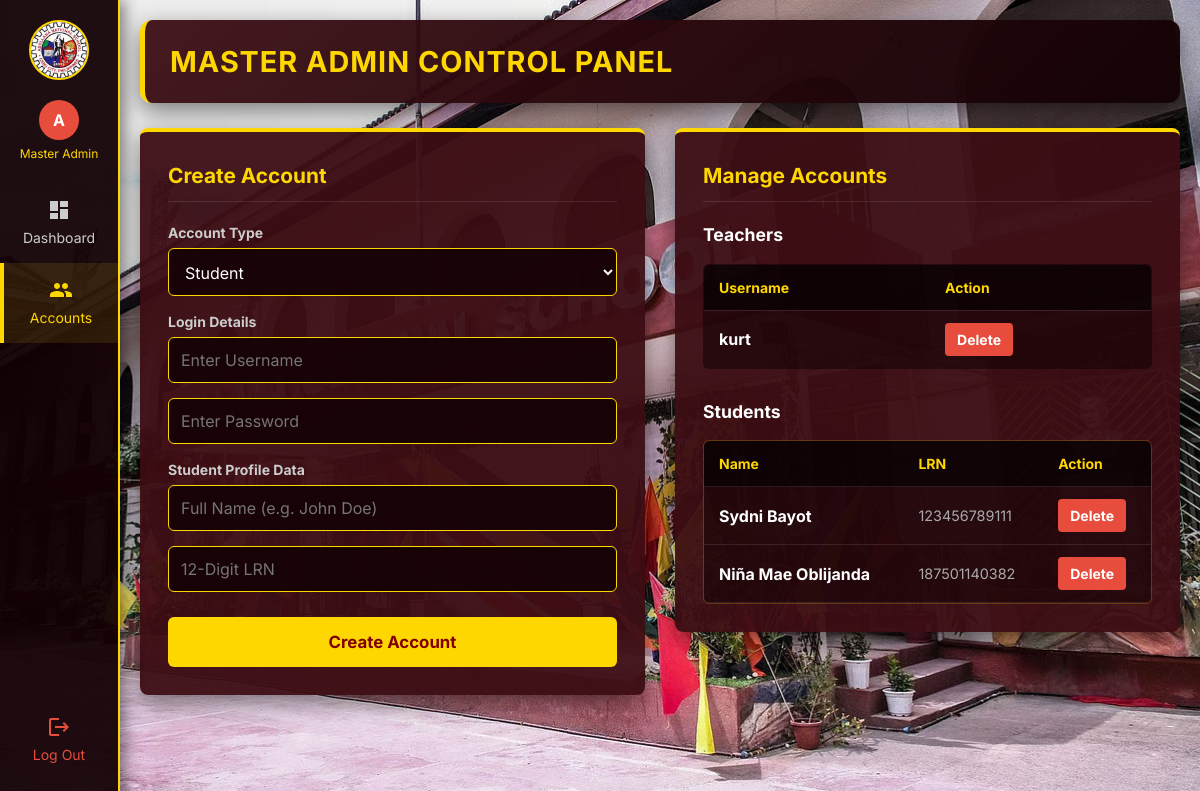
Before: /admin (signed in) with the older database file.
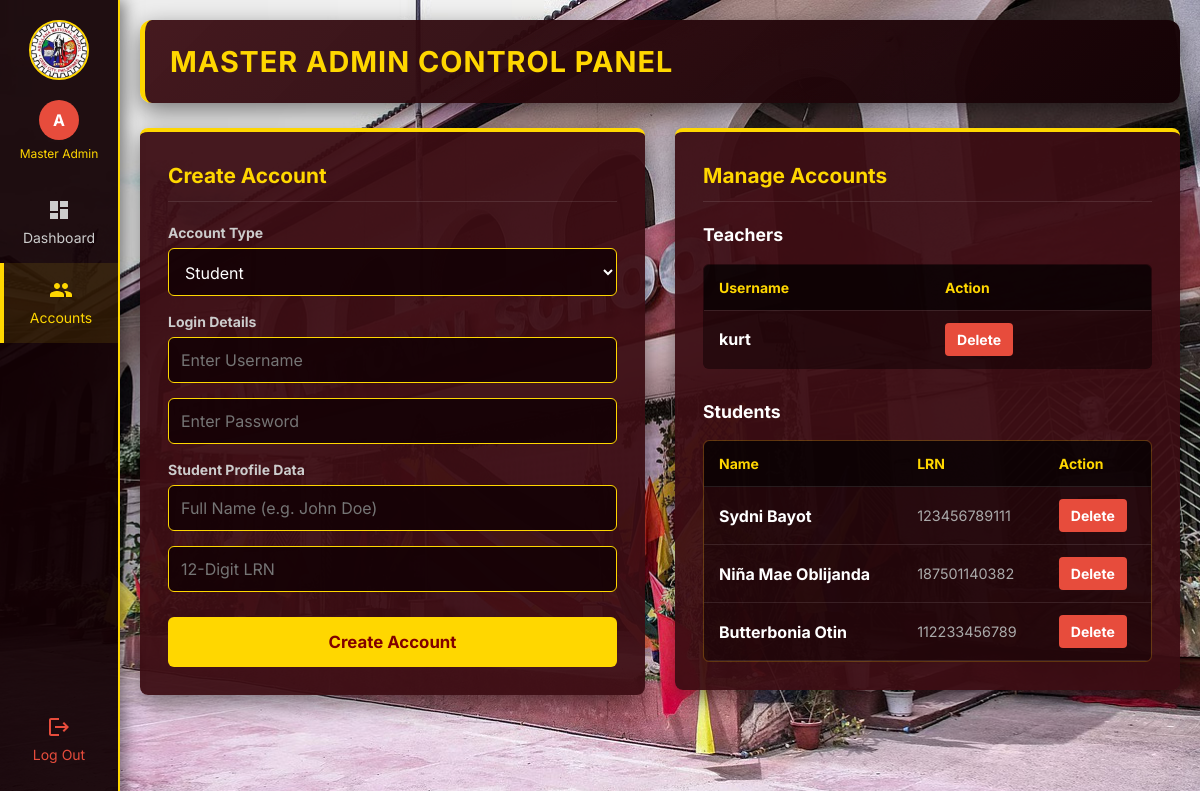
After: the same page with the newer database file.
### tables this page shows
CREATE TABLE teachers (id INTEGER PRIMARY KEY AUTOINCREMENT, username TEXT UNIQUE NOT NULL, password_hash TEXT NOT NULL, is_admin INTEGER DEFAULT 0, role TEXT DEFAULT 'teacher', full_name TEXT, staff_id TEXT);

CREATE TABLE students (id INTEGER PRIMARY KEY AUTOINCREMENT, lrn TEXT UNIQUE NOT NULL, username TEXT UNIQUE NOT NULL, password_hash TEXT NOT NULL, full_name TEXT NOT NULL, is_approved INTEGER DEFAULT 0, phone TEXT, profile_pic TEXT, section_id INTEGER, email TEXT, last_seen_ann INTEGER DEFAULT 0, last_seen_ev INTEGER DEFAULT 0);

### app.py (the view)
@app.route('/admin')
def admin_dashboard():
    denied = admin_required()
    if denied: return denied
    conn = get_db_connection()
    teachers = conn.execute('SELECT * FROM teachers WHERE is_admin = 0').fetchall()
    students = conn.execute('SELECT * FROM students').fetchall()
    conn.close()
    return render_template('admin_dashboard.html', teachers=teachers, students=students)

### app.py (called while the page is built, shortened)
def get_db_connection():
    conn = sqlite3.connect('database.db')
    conn.row_factory = sqlite3.Row
    return conn

def admin_required():
    if 'teacher_id' not in session:
        return redirect(url_for('teacher_login'))
    conn = get_db_connection()
    user = conn.execute('SELECT is_admin FROM teachers WHERE id = ?', (session['teacher_id'],)).fetchone()
    conn.close()
    if not user or user['is_admin'] != 1:
        return "Access Denied: Master Admins Only", 403
    return None

@app.before_request
def staff_guard():
    if 'teacher_id' not in session or request.endpoint in (None, 'static'):
        return None
    sid = session.get('staff_id')
    if session.get('teacher_role') == 'sslg' and request.endpoint not in SSLG_ALLOWED:
        return 'Access Denied: SSLG accounts can only post announcements and events.', 403
    return None

@app.after_request
def add_security_headers(response):
    response.headers['X-Content-Type-Options'] = 'nosniff'
    response.headers['X-Frame-Options'] = 'DENY'
    response.headers['Referrer-Policy'] = 'same-origin'
    return response

### templates/admin_dashboard.html (shortened to what this page needs)
<!DOCTYPE html>
<html lang="en">
<head>
    <link rel="stylesheet" href="{{ url_for('static', filename='style.css') }}">
</head>
<body style="background: url('{{ url_for('static', filename='bg.jpg') }}') no-repeat center center fixed; background-size: cover; background-color: #000; margin: 0; min-height: 100vh;">
    <aside class="permanent-sidebar">
        <img src="{{ url_for('static', filename='logo.jpg') }}" alt="Logo" style="width: 60px; height: 60px; border-radius: 50%; border: 2px solid #FFD700; margin-bottom: 20px; object-fit: cover;">
        <div style="width: 40px; height: 40px; background: #e74c3c; border-radius: 50%; display: flex; align-items: center; justify-content: center; font-weight: bold; color: white; margin-bottom: 5px;">A</div>
        <div style="color: #FFD700; font-size: 0.75rem; margin-bottom: 20px; text-align: center;">Master Admin</div>
        <a class="side-link" href="{{ url_for('teacher_dashboard') }}">
            <span class="side-icon" style="margin-bottom: 5px; display: flex;">
                <svg viewBox="0 0 24 24" width="24" height="24" fill="currentColor"><path d="M3 13h8V3H3v10zm0 8h8v-6H3v6zm10 0h8V11h-8v10zm0-18v6h8V3h-8z"/></svg>
            </span>
            Dashboard
        </a>
        <a class="side-link active" href="{{ url_for('admin_dashboard') }}">
            <span class="side-icon" style="margin-bottom: 5px; display: flex;">
            </span>
            Accounts
        </a>
        <a href="{{ url_for('logout') }}" class="side-link" style="margin-top: auto; margin-bottom: 20px; color: #e74c3c;" onclick="return confirm('Are you sure you want to log out of your account?');">
            <span class="side-icon" style="margin-bottom: 5px; display: flex;">
                <svg viewBox="0 0 24 24" width="24" height="24" fill="currentColor"><path d="M17 7l-1.41 1.41L18.17 11H8v2h10.17l-2.58 2.58L17 17l5-5zM4 5h8V3H4c-1.1 0-2 .9-2 2v14c0 1.1.9 2 2 2h8v-2H4V5z"/></svg>
            </span>
            Log Out
        </a>
    </aside>
    <div class="main-content-wrapper">
        <main class="view-section active-view">
            <div class="admin-wrap">
                <div class="page-header-box">
                    <h2>Master Admin Control Panel</h2>
                </div>
                <div class="admin-panel">
                    <div class="card">
                        <h2>Create Account</h2>
                        <form method="POST" action="{{ url_for('admin_add_user') }}" style="margin-top: 20px;">
                            <label class="field-label">Account Type</label>
                            <select name="role" id="roleSelect" class="lms-input" required onchange="toggleStudentFields()">
                                <option value="student">Student</option>
                            </select>
                            <label class="field-label">Login Details</label>
                            <input type="text" name="username" class="lms-input" placeholder="Enter Username" required>
                            <input type="password" name="password" class="lms-input" placeholder="Enter Password" required>
                            <div id="studentFields">
                                <label class="field-label">Student Profile Data</label>
                                <input type="text" name="full_name" class="lms-input" placeholder="Full Name (e.g. John Doe)">
                                <input type="text" name="lrn" class="lms-input" placeholder="12-Digit LRN">
                            </div>
                            <button type="submit" class="btn-gold" style="margin-top: 10px;">Create Account</button>
                        </form>
                    </div>
                    <div class="card">
                        <h2>Manage Accounts</h2>
                        <h3 style="color: white; margin: 20px 0 0 0; font-size: 1.1rem;">Teachers</h3>
                        <table>
                            <tr><th>Username</th><th>Action</th></tr>
                            {% for t in teachers %}
                            <tr>
                                <td><strong>{{ t.username }}</strong></td>
                                <td><form method="POST" action="{{ url_for('admin_delete_user', role='teacher', user_id=t.id) }}" style="margin:0;" onsubmit="return confirm('WARNING: Delete this teacher permanently?');"><button type="submit" class="danger-btn">Delete</button></form></td>
                            </tr>
                            {% endfor %}
                        </table>
                        <h3 style="color: white; margin: 30px 0 0 0; font-size: 1.1rem;">Students</h3>
                        <div class="table-scroll">
                            <table>
                                <tr><th>Name</th><th>LRN</th><th>Action</th></tr>
                                {% for s in students %}
                                <tr>
                                    <td><strong>{{ s.full_name }}</strong></td>
                                    <td style="color: #aaa; font-size: 0.9rem;">{{ s.lrn }}</td>
                                    <td><form method="POST" action="{{ url_for('admin_delete_user', role='student', user_id=s.id) }}" style="margin:0;" onsubmit="return confirm('WARNING: Delete this student permanently?');"><button type="submit" class="danger-btn">Delete</button></form></td>
                                </tr>
                                {% endfor %}
                            </table>
                        </div>
                    </div>
                </div>
            </div>
        </main>
    </div>
</body>
</html>

### static/style.css (style rules this page uses)
* { box-sizing: border-box; margin: 0; padding: 0; }
html, body { width: 100vw; min-height: 100vh; font-family: 'Inter', 'Segoe UI', Tahoma, Arial, sans-serif; line-height: 1.5; background-color: #000; color: #ffffff; display: flex; flex-direction: column; overflow-x: hidden; transition: background 0.4s ease; }
a { text-decoration: none; color: inherit; }
.view-section { width: 100% !important; max-width: 100% !important; min-width: 0 !important; margin: 0 !important; }
.view-section.active-view { display: flex; flex-direction: column; }
body { display: flex; flex-direction: row; }
.permanent-sidebar { width: 120px; height: 100vh; background: rgba(20, 2, 5, 0.95); border-right: 2px solid #FFD700; position: fixed; top: 0; left: 0; display: flex; flex-direction: column; align-items: center; padding-top: 20px; z-index: 1000; box-shadow: 4px 0 15px rgba(0,0,0,0.5); }
.main-content-wrapper { margin-left: 120px !important; width: calc(100vw - 120px) !important; min-height: 100vh; display: flex; flex-direction: column; box-sizing: border-box; overflow-x: hidden; }
.side-link { display: flex; flex-direction: column; align-items: center; color: #ccc; text-decoration: none; font-size: 0.875rem; padding: 15px 10px; width: 100%; transition: 0.2s; cursor: pointer; text-align: center; }
.side-link:hover, .side-link.active { background: rgba(255, 215, 0, 0.1); color: #FFD700; border-left: 4px solid #FFD700; }
.side-icon { font-size: 1.5rem; margin-bottom: 5px; }
button, input, select, textarea { font-family: inherit; }

### templates/admin_dashboard.html (style rules this page uses)
html { font-size: 16px; }
body, button, input, select, textarea { font-family: 'Inter', 'Segoe UI', Arial, sans-serif; }
body { font-size: 1rem; line-height: 1.5; -webkit-font-smoothing: antialiased; }
.page-header-box { background: linear-gradient(135deg, rgba(59, 13, 19, 0.95), rgba(20, 2, 5, 0.98)); padding: 20px 25px; border-radius: 12px; border-left: 5px solid #FFD700; box-shadow: 0 8px 24px rgba(0,0,0,0.5); margin-bottom: 25px; }
.page-header-box h2 { color: #FFD700; margin: 0; font-size: clamp(1.5rem, 4vw, 1.8rem); text-transform: uppercase; letter-spacing: 1px; }
.admin-wrap { width: 100%; max-width: 1200px; margin: 0 auto; padding: 20px; }
.admin-panel { display: grid; grid-template-columns: 1fr 1fr; gap: 30px; align-items: start; }
.card { background: rgba(59, 13, 19, 0.95); padding: 28px; border-radius: 8px; border-top: 4px solid #FFD700; box-shadow: 0 8px 24px rgba(0,0,0,0.5); min-width: 0; }
.card h2 { color: #FFD700; margin: 0; border-bottom: 1px solid rgba(255,255,255,0.1); padding-bottom: 10px; font-size: 1.3rem; }
.field-label { color: #ccc; font-size: 0.875rem; font-weight: bold; margin-bottom: 5px; display: block; }
.lms-input { width: 100%; padding: 12px; margin-bottom: 15px; background: rgba(20, 2, 5, 0.9); border: 1px solid #FFD700; border-radius: 6px; color: white; outline: none; font-size: 1rem; }
.btn-gold { background-color: #FFD700; color: #800000; padding: 15px; border: none; border-radius: 6px; font-weight: bold; cursor: pointer; transition: 0.2s; font-size: 1.05rem; width: 100%; display: block; text-align: center; }
.danger-btn { background: #e74c3c; color: white; border: none; padding: 8px 12px; border-radius: 4px; cursor: pointer; font-size: 0.875rem; font-weight: bold; transition: 0.2s; }
table { width: 100%; border-collapse: collapse; margin-top: 15px; background: rgba(20, 2, 5, 0.6); border-radius: 6px; overflow: hidden; border: 1px solid rgba(255, 215, 0, 0.2); }
th, td { padding: 12px 15px; border-bottom: 1px solid rgba(255,255,255,0.1); text-align: left; color: white; }
th { background: rgba(0,0,0,0.6); color: #FFD700; font-size: 0.875rem; }
.table-scroll { max-height: 400px; overflow: auto; border: 1px solid rgba(255,215,0,0.2); border-radius: 6px; margin-top: 15px; }
.table-scroll table { margin-top: 0; border: none; }

Changed rows visible on the page:
added students: full_name "Butterbonia Otin", lrn "112233456789"
